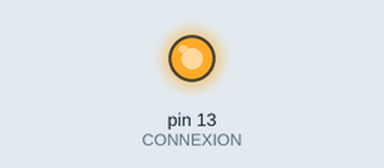
Bench run of a sketch on a simulated Arduino Uno, built with avr-gcc and run on an emulated ATmega328P. Parts: output pins drawn as LEDs (lit = HIGH).

Above: at 0.2 s.
At 40.5 s:
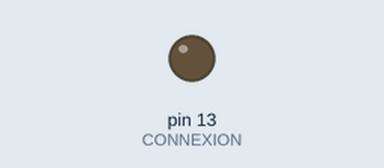
Timing chart, 0 to 52.0 s (numbered marks = the images above):
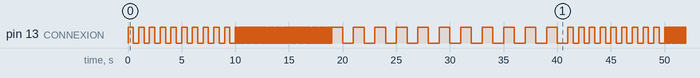

Measured:
- by itself, pin 13 (CONNEXION): moves between LOW and HIGH, repeating every 40.0 s
- by itself, everything shown: repeats every 40.0 s, in 220 steps

The sketch:

blink_blink.ino
```cpp
const int CONNEXION=13;
int tempsDePause;
int compteur;

// Boucle d'initialisation
void setup(){
  pinMode(CONNEXION, OUTPUT); // connexion 13 en mode "envoi de courant"
  tempsDePause = 2000;
  compteur = 0;
}

// Boucle infinie
void loop() {
    if (compteur < 10){
      tempsDePause = 500; // Attente de 500 ms (1/2 seconde)
    }
    else if (compteur >= 10 && compteur < 100){
      tempsDePause = 50; // Attente de 50 ms (1/20 seconde)
    }
    else if (compteur >=  100 && compteur < 110) {
      tempsDePause = 1000; // Attente de 1000 ms (1 seconde)
    }
    else if (compteur ==  110) {
      compteur = 0;
    }

    digitalWrite(CONNEXION, HIGH); // Envoi de courant dans la connexion 13
    delay(tempsDePause);
    digitalWrite(CONNEXION, LOW); //Arrêt du courant dans la connexion 13
    delay(tempsDePause);
    compteur ++;


}
```
